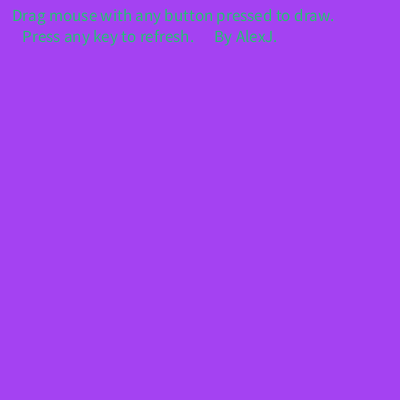
Frame 1 (no input)
Frame 60 (the mouse pressed at the canvas centre just before this capture): identical to frame 1, image omitted
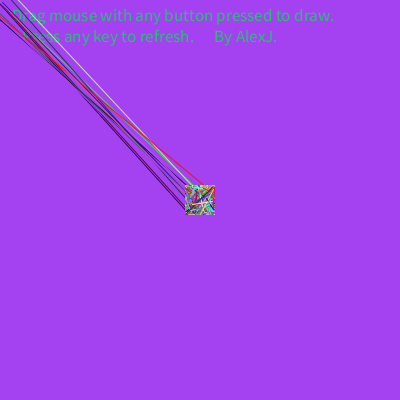
Frame 120 (the mouse held since frame 60 and released just before this capture)

The Processing sketch that drew these frames (run headless with seeded random() and noise(); from frame 60 on, the mouse is pressed at the canvas centre):

// Processing sketch: processing_110697
// ── processing_110697.pde

// Constants you can play with
int lwidth=1; // line width in px
int radius=15; // spray radius
float factor=0.8; // line density factor
int colcounter=0; // starting bg colour mode - 0=random; switches between 3 modes - random, black, white


class rgbClass {
  // structure that stores rgb colour;
  // structure initialisation produces random colour
  int R=int(random(255)), G=int(random(255)), B=int(random(255));
}

color rcolor() { // function that returns random colour, using type 'color'
  return color(random(255), random(255), random(255));
}

void draw_textnbg() {
  rgbClass bgcolor=new rgbClass(); // first the colour is random
  if (colcounter == 0) // random
  {
    colcounter=1;
    // we don't change the colour since it's already random
  }
  else if (colcounter == 1) // black 
  {
    bgcolor.R=bgcolor.G=bgcolor.B=0;
    colcounter=2;
  } else if (colcounter == 2) // white
  {
    bgcolor.R=bgcolor.G=bgcolor.B=255;
    colcounter=0;
  }
  // actual rendering
  background(bgcolor.R, bgcolor.G, bgcolor.B);
  // sets text colour into colour visible on any background colour
  fill((bgcolor.R+127) % 255, (bgcolor.G+127) % 255, (bgcolor.B+127) % 255);
  textSize(17);
  text("Drag mouse with any button pressed to draw.", 12, 21);
  text("   Press any key to refresh.      By AlexJ.", 12, 42); 
}

int rpMouseX(){return int(pmouseX - (radius) + random(2*radius));}
  
int rpMouseY(){return int(pmouseY - (radius) + random(2*radius));}
  
int rMouseX(){return int(mouseX - (radius) + random(2*radius));}
  
int rMouseY(){return int(mouseY - (radius) + random(2*radius));}

void setup () {
  size(400, 400);
  draw_textnbg();
}

void draw(){
    if(mousePressed == true){
      for(int i=0; i<(factor*radius); i++){
        stroke(rcolor());
        line(rpMouseX(), rpMouseY(), rMouseX(), rMouseY());
      }
    }
}

void keyPressed() {
    draw_textnbg();
}
